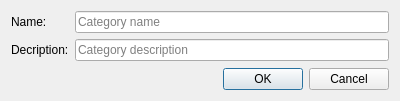
<?xml version="1.0" encoding="UTF-8"?>
<ui version="4.0">
 <class>CategoryDialog</class>
 <widget class="QDialog" name="CategoryDialog">
  <property name="geometry">
   <rect>
    <x>0</x>
    <y>0</y>
    <width>400</width>
    <height>101</height>
   </rect>
  </property>
  <property name="windowTitle">
   <string>Dialog</string>
  </property>
  <layout class="QVBoxLayout" name="verticalLayout">
   <item>
    <layout class="QFormLayout" name="formLayout">
     <item row="0" column="0">
      <widget class="QLabel" name="label">
       <property name="text">
        <string>Name:</string>
       </property>
      </widget>
     </item>
     <item row="0" column="1">
      <widget class="QLineEdit" name="nameLineEdit">
       <property name="placeholderText">
        <string>Category name</string>
       </property>
      </widget>
     </item>
     <item row="1" column="0">
      <widget class="QLabel" name="label_2">
       <property name="text">
        <string>Decription:</string>
       </property>
      </widget>
     </item>
     <item row="1" column="1">
      <widget class="QLineEdit" name="descriptionLineEdit">
       <property name="placeholderText">
        <string>Category description</string>
       </property>
      </widget>
     </item>
    </layout>
   </item>
   <item>
    <widget class="QDialogButtonBox" name="buttonBox">
     <property name="orientation">
      <enum>Qt::Horizontal</enum>
     </property>
     <property name="standardButtons">
      <set>QDialogButtonBox::Cancel|QDialogButtonBox::Ok</set>
     </property>
    </widget>
   </item>
  </layout>
 </widget>
 <resources/>
 <connections>
  <connection>
   <sender>buttonBox</sender>
   <signal>accepted()</signal>
   <receiver>CategoryDialog</receiver>
   <slot>accept()</slot>
   <hints>
    <hint type="sourcelabel">
     <x>227</x>
     <y>83</y>
    </hint>
    <hint type="destinationlabel">
     <x>157</x>
     <y>100</y>
    </hint>
   </hints>
  </connection>
  <connection>
   <sender>buttonBox</sender>
   <signal>rejected()</signal>
   <receiver>CategoryDialog</receiver>
   <slot>reject()</slot>
   <hints>
    <hint type="sourcelabel">
     <x>295</x>
     <y>89</y>
    </hint>
    <hint type="destinationlabel">
     <x>286</x>
     <y>100</y>
    </hint>
   </hints>
  </connection>
 </connections>
</ui>
